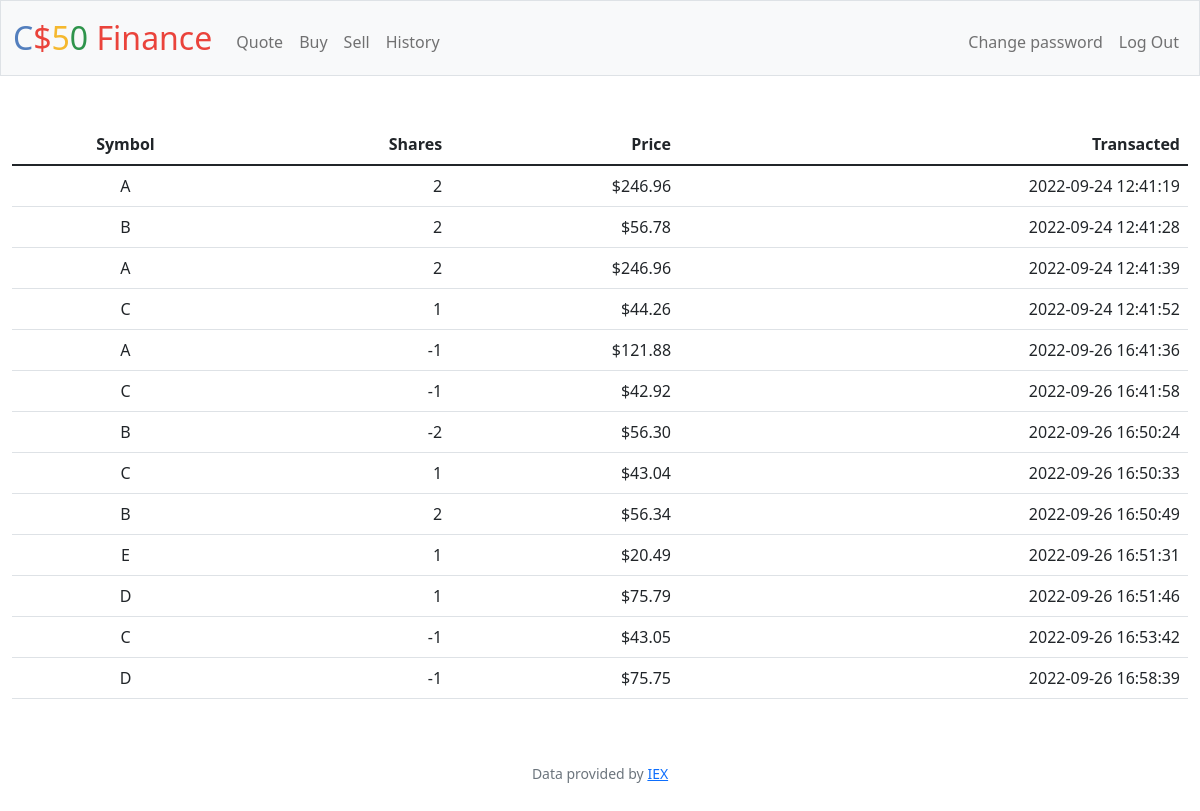
Page /history (signed in) on the committed database.
### tables this page shows
CREATE TABLE transactions (user_id INTEGER NOT NULL, symbol TEXT NOT NULL, shares INTEGER NOT NULL, time DATETIME NOT NULL, total NUMERIC NOT NULL);

### app.py (the view)
@app.route("/history")
@login_required
def history():
    data = db.execute("SELECT symbol, shares, total, time FROM transactions WHERE user_id=?", session["user_id"])
    for item in data:
        item['total'] = usd(item['total'])
    return render_template("history.html", data=data)

### app.py (called while the page is built)
@app.after_request
def after_request(response):
    response.headers["Cache-Control"] = "no-cache, no-store, must-revalidate"
    response.headers["Expires"] = 0
    response.headers["Pragma"] = "no-cache"
    return response

### helpers.py (called while the page is built)
def login_required(f):
    @wraps(f)
    def decorated_function(*args, **kwargs):
        if session.get("user_id") is None:
            return redirect("/login")
        return f(*args, **kwargs)
    return decorated_function

def usd(value):
    return f"${value:,.2f}"

### templates/history.html (shortened to what this page needs)
{% extends "layout.html" %}
{% block main %}
<table class="table">
    <thead>
        <tr>
            <th style="text-align:center">Symbol</th>
            <th class="text-end">Shares</th>
            <th class="text-end">Price</th>
            <th class="text-end">Transacted</th>
        </tr>
    </thead>
    <tbody>
        {% for dict_item in data %}
        <tr>
            {% for key, value in dict_item.items() %}
                <td class="{% if key != 'symbol' %}text-end{% endif %}">{{value}}</td>
            {% endfor %}
        </tr>
        {% endfor %}
    </tbody>
</table>
{% endblock %}

### templates/layout.html (shortened to what this page needs)
<!DOCTYPE html>
<html lang="en">
    <head>
        <link href="https://cdn.jsdelivr.net/npm/bootstrap@5.1.3/dist/css/bootstrap.min.css" rel="stylesheet">
        <link href="/static/styles.css" rel="stylesheet">
    </head>
    <body>
        <nav class="bg-light border navbar navbar-expand-md navbar-light">
            <div class="container-fluid">
                <a class="navbar-brand" href="/"><span class="blue">C</span><span class="red">$</span><span class="yellow">5</span><span class="green">0</span> <span class="red">Finance</span></a>
                <div class="collapse navbar-collapse" id="navbar">
                    {% if session["user_id"] %}
                        <ul class="navbar-nav me-auto mt-2">
                            <li class="nav-item"><a class="nav-link" href="/quote">Quote</a></li>
                            <li class="nav-item"><a class="nav-link" href="/buy">Buy</a></li>
                            <li class="nav-item"><a class="nav-link" href="/sell">Sell</a></li>
                            <li class="nav-item"><a class="nav-link" href="/history">History</a></li>
                        </ul>
                        <ul class="navbar-nav ms-auto mt-2">
                            <li class="nav-item"><a class="nav-link" href="/changepw">Change password</a></li>
                            <li class="nav-item"><a class="nav-link" href="/logout">Log Out</a></li>
                        </ul>
                    {% else %}
                        <ul class="navbar-nav ms-auto mt-2">
                            <li class="nav-item"><a class="nav-link" href="/register">Register</a></li>
                            <li class="nav-item"><a class="nav-link" href="/login">Log In</a></li>
                        </ul>
                    {% endif %}
                </div>
            </div>
        </nav>
        <main class="container-fluid py-5 text-center">
            {% block main %}{% endblock %}
        </main>
        <footer class="mb-5 small text-center text-muted">
            Data provided by <a href="https://iexcloud.io/">IEX</a>
        </footer>
    </body>
</html>

### static/styles.css (style rules this page uses)
nav .navbar-brand { font-size: xx-large; }
nav .navbar-brand .blue { color: #537fbe; }
nav .navbar-brand .red { color: #ea433b; }
nav .navbar-brand .yellow { color: #f5b82e; }
nav .navbar-brand .green { color: #2e944b; }

### rows in the picture
transactions: dict_item "A" "2" "$246.96", time "2022-09-24 12:41:19"
transactions: dict_item "B" "2" "$56.78", time "2022-09-24 12:41:28"
transactions: dict_item "A" "2" "$246.96", time "2022-09-24 12:41:39"
transactions: dict_item "C" "1" "$44.26", time "2022-09-24 12:41:52"
transactions: dict_item "A" "-1" "$121.88", time "2022-09-26 16:41:36"
transactions: dict_item "C" "-1" "$42.92", time "2022-09-26 16:41:58"
transactions: dict_item "B" "-2" "$56.30", time "2022-09-26 16:50:24"
transactions: dict_item "C" "1" "$43.04", time "2022-09-26 16:50:33"
transactions: dict_item "B" "2" "$56.34", time "2022-09-26 16:50:49"
transactions: dict_item "E" "1" "$20.49", time "2022-09-26 16:51:31"
transactions: dict_item "D" "1" "$75.79", time "2022-09-26 16:51:46"
transactions: dict_item "C" "-1" "$43.05", time "2022-09-26 16:53:42"
transactions: dict_item "D" "-1" "$75.75", time "2022-09-26 16:58:39"
